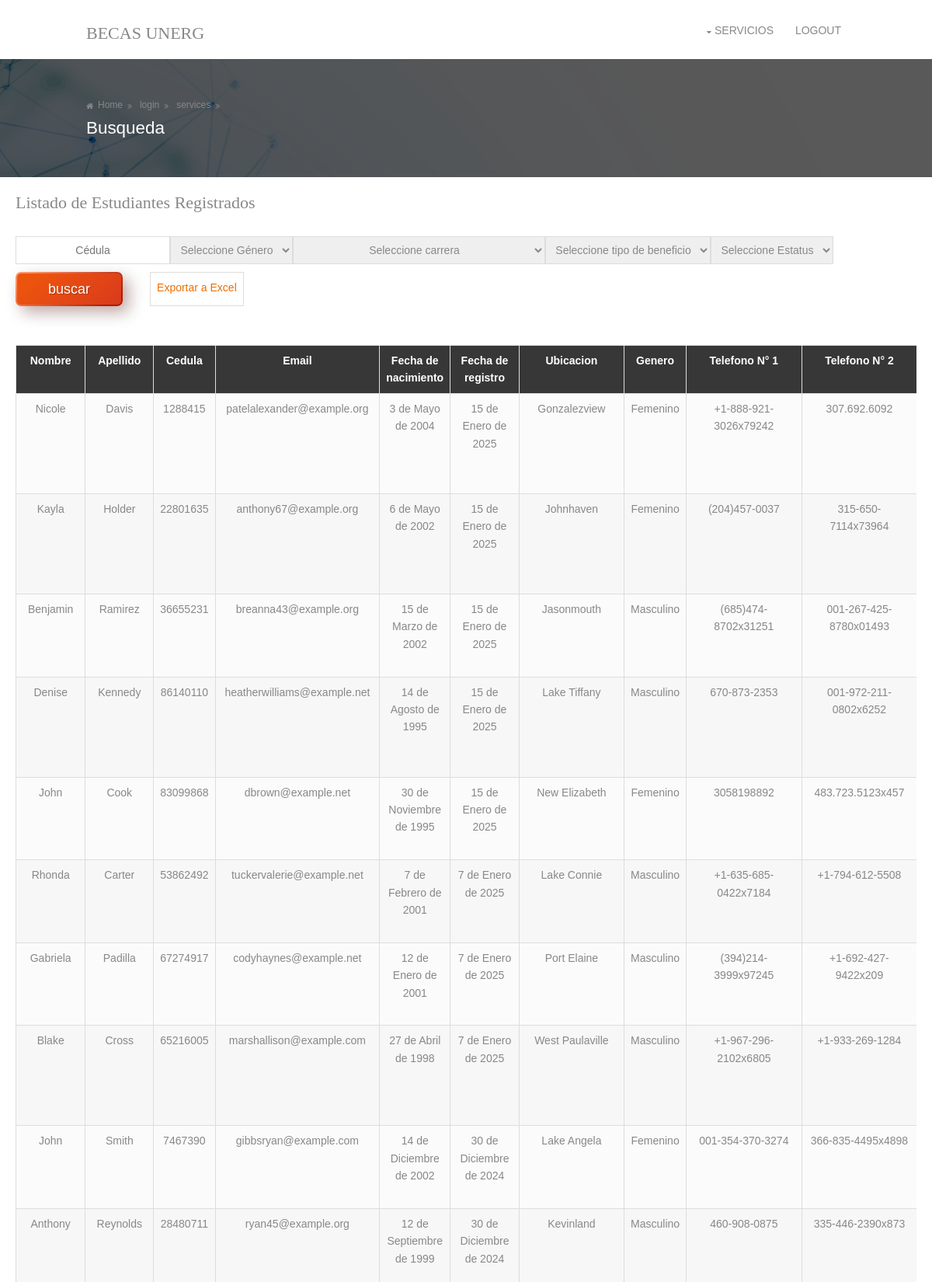
Screenshot of /busqueda/ (signed in, upper part) with the database file from the repository.
### appdell/models.py (models this page shows, shortened)
class Registro_becado(models.Model):
    nombre = models.CharField(max_length=100)
    apellido = models.CharField(max_length=100)
    cedula = models.CharField(max_length=10, unique=True)
    genero = models.CharField(max_length=10, choices=[('masculino', 'Masculino'), ('femenino', 'Femenino')], blank=True)
    f_nacimiento = models.DateField()
    email = models.EmailField(max_length=150)
    telefono1 = models.CharField(max_length=12)
    telefono2 = models.CharField(max_length=12, blank=True)
    ubicacion = models.CharField(max_length=100)
    carrera = models.CharField(max_length=100)
    sede = models.CharField(max_length=100)
    cursando = models.CharField(max_length=100)
    fecha_inicio = models.DateField()
    fecha_final = models.DateField()
    t_beneficio = models.CharField(max_length=100)
    estatus = models.CharField(max_length=20)
    fecha_creacion = models.DateField(auto_now_add=True)
    comentario = models.TextField(blank=True)

### appdell/views.py (the view, shortened to what this page needs)
# urls.py: path('busqueda/', full, name='full'),
@login_required
def full(request):
    registros = Registro_becado.objects.all()
    cedula = request.GET.get("cedula")
    genero = request.GET.get("genero")
    carrera = request.GET.get("carrera")
    tipo_beneficio = request.GET.get("t_beneficio")
    estatus = request.GET.get("estatus")
    if cedula:
        registros = registros.filter(cedula__icontains=cedula)
    if genero:
        registros = registros.filter(genero=genero)
    if carrera:
        registros = registros.filter(carrera=carrera)
    if tipo_beneficio:
        registros = registros.filter(t_beneficio=tipo_beneficio)
    if estatus:
        registros = registros.filter(estatus=estatus)
    return render(request, "app/pages/full-width.html", {"registros": registros})

### appdell/templates/app/pages/full-width.html (shortened to what this page needs)
{% extends "app/base.html" %}
{% load static %}
{% load crispy_forms_tags %}
{% block contenido %}
<div class="wrapper row2 bgded" style="background-image:url('{% static 'images/demo/backgrounds/background.jpg' %}');">
  <div class="overlay">
    <div id="breadcrumb" class="clear">
      <ul>
        <li><a href="#">Home</a></li>
        <li><a href="#">login</a></li>
        <li><a href="#">services</a></li>
        <li><a href="#">busqueda</a></li>
      </ul>
    </div>
  </div>
</div>
<div class="wrapper row3">
  <main>
    <div class="content">
      <div class="form-row">
        <h2>Listado de Estudiantes Registrados</h2>
      </div>
      <div class="form-row">
        <div class="form-row">
          <form method="GET" action="{% url 'full' %}">
              <div class="form-row">
                <input type="text" name="cedula" placeholder="Cédula" value="{{ request.GET.cedula }}">
                <select name="genero">
                    <option value="">Seleccione Género</option>
                </select>
                <select name="carrera" >
                  <option value="">Seleccione carrera</option>
                </select>
                <select name="t_beneficio">
                  <option value="">Seleccione tipo de beneficio</option>
                </select>
                <select name="estatus">
                    <option value="">Seleccione Estatus</option>
                </select>
              </div>
              <div class="form-row">
                <button class="button" type='submit'>buscar</button>
                <a href="{% url 'full' %}?export=excel&cedula={{ request.GET.cedula }}&genero={{ request.GET.genero }}&carrera={{ request.GET.carrera }}&t_beneficio={{ request.GET.t_beneficio }}&estatus={{ request.GET.estatus }}" class="button_link">Exportar a Excel</a>
              </div>
            </div>
        </div>
      <div class="table-responsive">
          <table>
              <thead>
                  <tr>
                      <th>Nombre</th>
                      <th>Apellido</th>
                      <th>Cedula</th>
                      <th>Email</th>
                      <th>Fecha de nacimiento</th>
                      <th>Fecha de registro</th>
                      <th>Ubicacion</th>
                      <th>Genero</th>
                      <th>Telefono N° 1</th>
                      <th>Telefono N° 2</th>
                  </tr>
              </thead>
              <tbody>
                  {% for registro in registros %}
                  <tr>
                      <td>{{ registro.nombre }}</td>
                      <td>{{ registro.apellido }}</td>
                      <td>{{ registro.cedula }}</td>
                      <td>{{ registro.email }}</td>
                      <td>{{ registro.f_nacimiento }}</td>
                      <td>{{ registro.fecha_creacion }}</td>
                      <td>{{ registro.ubicacion }}</td>
                      <td>{{ registro.genero }}</td>
                      <td>{{ registro.telefono1 }}</td>
                      <td>{{ registro.telefono2 }}</td>
                  </tr>
                  {% empty %}
                  <tr><td colspan="16">No se encontraron registros.</td></tr>
                  {% endfor %}
              </tbody>
          </table>
      </div>
    </div>
  </main>
</div>
{% endblock %}

### appdell/templates/app/base.html (shortened to what this page needs)
{% load static %}
<!DOCTYPE html>
<html>
<head>
  <link href="{% static 'layout/styles/layout.css' %}" rel="stylesheet" type="text/css" media="all">
</head>
<body id="top">
  <div class="wrapper row1">
    <header id="header" class="clear">
      <div id="logo" class="fl_left">
        <h1><a href="{% url 'inicio' %}">Becas Unerg </a></h1>
      </div>
      <nav id="mainav" class="fl_right">
        <ul class="clear">
          {% if user.is_authenticated %}
          <li><a class="drop" href="#">servicios</a>
          </li>
          <li>
            <form method="POST" action="{% url 'logout' %}" style="display:inline;">
                <button type="submit" class="nav-item nav-link" style="background: none; border: none; color: inherit; cursor: pointer;">
                    LOGOUT
                </button>
            </form>
          </li>
          {% else %}
          <li><a href="{% url 'inicio' %}">Inicio</a></li>
          <li><a href="{% url 'solicitudes' %}" class="nav-item nav-link">Solicitudes</a></li>
          <li><a href="{% url 'login' %}" class="nav-item nav-link">Login</a></li>
          {% endif %}
        </ul>
      </nav>
    </header>
  </div>
  {% block contenido %}
  {% endblock %}
</body>
</html>

### appdell/static/layout/styles/layout.css (style rules this page uses)
#header { padding:30px 0 20px; }
#header #logo h1 { margin:0; padding:0; text-transform:uppercase; }
.faico a, #mainav *, #backtotop, .services i, #info .services li, .overlay { transition:all .3s ease-in-out; }
nav ul, nav ol { margin:0; padding:0; list-style:none; }
#mainav, #breadcrumb, .sidebar nav { line-height:normal; }
#mainav .drop::after, #mainav li li .drop::after, #breadcrumb li:first-child::before, #breadcrumb li a::after, .sidebar nav a::after { position:absolute; font-family:"FontAwesome"; font-size:10px; line-height:10px; }
#mainav ul { text-transform:uppercase; }
#mainav li { display:inline-block; position:relative; margin:0 18px 0 0; padding:0; }
#mainav li:last-child { margin-right:0; }
#mainav li a { display:block; padding:0 0 6px 0; border-bottom:1px solid; }
#mainav .drop { padding-left:10px; }
#mainav .drop:after, #mainav li li .drop:after { content:"\f0d7"; }
#mainav .drop:after { top:5px; left:0; }
#mainav form { display:none; margin:0; padding:0; }
#breadcrumb { padding:50px 0; }
#breadcrumb ul { margin:0; padding:0; list-style:none; }
#breadcrumb li { display:inline-block; position:relative; margin:0 6px 0 0; padding:0; font-size:12px; }
#breadcrumb li:first-child { padding-left:15px; }
#breadcrumb li:first-child::before { top:3px; left:0; content:"\f015" }
#breadcrumb li:last-child { display:block; margin:10px 0 0 0; padding:0; text-transform:capitalize; font-size:1.6rem; }
#breadcrumb li a { position:relative; margin:0; padding:0 12px 0 0; }
#breadcrumb li a::after { top:3px; right:0; content:"\f101"; }
#breadcrumb li:last-child a { padding:0; }
#breadcrumb li:last-child a::after { display:none; }
table, th, td { border:1px solid; border-collapse:collapse; vertical-align:top; }
table, th { table-layout:auto; }
table { width:100%; margin-bottom:15px; }
th, td { padding:5px 8px; }
td { border-width:0 1px; }
body { color:#888888; background-color:#2E2E2E; }
a { color:#FF8D2C; }
.overlay { color:inherit; background-color:rgba(0,0,0,.65); }
.row1, .row1 a { color:#888888; background-color:#FFFFFF; }
.row2 { color:#FFFFFF; background-color:#161616; }
.row3 { color:#888888; background-color:#FFFFFF; }
.row3 a { color:#EE6D00; }
#mainav li a { color:inherit; border-color:transparent; }
#breadcrumb li, #breadcrumb a { color:#888888; background-color:inherit; }
#breadcrumb li:last-child a { color:#FFFFFF; }
table, th, td, #comments .avatar, #comments input, #comments textarea { border-color:#D7D7D7; }
th { color:#FFFFFF; background-color:#373737; }
tr, #comments li, #comments input[type="submit"], #comments input[type="reset"] { color:inherit; background-color:#FBFBFB; }
tr:nth-child(even), #comments li:nth-child(even) { color:inherit; background-color:#F7F7F7; }
@media screen and (min-width:978px) { #topbar, #header, #pageintro, #breadcrumb, .container, #info, #footer, #copyright { max-width:978px; } }

### appdell/static/layout/styles/framework.css (style rules this page uses)
html { overflow-y:scroll; overflow-x:hidden; }
html, body { margin:0; padding:0; font-size:14px; line-height:1.6em; }
*, *::before, *::after { box-sizing:border-box; }
.bgded { background-position:top center; background-repeat:no-repeat; background-size:cover; }
.overlay { display:block; width:100%; height:auto; }
.clear, .group { display:block; }
.clear::before, .clear::after, .group::before, .group::after { display:table; content:""; }
.clear, .clear::after, .group, .group::after { clear:both; }
a { outline:none; text-decoration:none; }
.fl_left, .imgl { float:left; }
.fl_right, .imgr { float:right; }
body, input, textarea, select { font-family:Verdana, Geneva, sans-serif; }
h1, h2, h3, h4, h5, h6, .heading { font-family:Georgia, "Times New Roman", Times, serif; }
form, fieldset, legend { margin:0; padding:0; border:none; }
label, input, textarea, select, button { display:block; resize:none; outline:none; color:inherit; font-size:inherit; font-family:inherit; vertical-align:middle; }
h1, h2, h3, h4, h5, h6, .heading { margin:0 0 20px 0; font-size:22px; line-height:normal; font-weight:normal; }
.wrapper { display:block; width:100%; margin:0; padding:0; text-align:left; word-wrap:break-word; }
#topbar, #header, #pageintro, #breadcrumb, .container, #info, #footer, #copyright { display:block; margin:0 auto; }
address, article, aside, figcaption, figure, footer, header, main, nav, section { display:block; margin:0; padding:0; }

### rows the page displays
Registro_becado: nombre "Nicole", apellido "Davis", cedula "1288415", email "patelalexander@example.org", f_nacimiento "3 de Mayo de 2004", fecha_creacion "15 de Enero de 2025", ubicacion "Gonzalezview", genero "Femenino", telefono1 "+1-888-921-3026x79242", telefono2 "307.692.6092"
Registro_becado: nombre "Kayla", apellido "Holder", cedula "22801635", email "anthony67@example.org", f_nacimiento "6 de Mayo de 2002", fecha_creacion "15 de Enero de 2025", ubicacion "Johnhaven", genero "Femenino", telefono1 "(204)457-0037", telefono2 "315-650-7114x73964"
Registro_becado: nombre "Benjamin", apellido "Ramirez", cedula "36655231", email "breanna43@example.org", f_nacimiento "15 de Marzo de 2002", fecha_creacion "15 de Enero de 2025", ubicacion "Jasonmouth", genero "Masculino", telefono1 "(685)474-8702x31251", telefono2 "001-267-425-8780x01493"
Registro_becado: nombre "Denise", apellido "Kennedy", cedula "86140110", email "heatherwilliams@example.net", f_nacimiento "14 de Agosto de 1995", fecha_creacion "15 de Enero de 2025", ubicacion "Lake Tiffany", genero "Masculino", telefono1 "670-873-2353", telefono2 "001-972-211-0802x6252"
Registro_becado: nombre "John", apellido "Cook", cedula "83099868", email "dbrown@example.net", f_nacimiento "30 de Noviembre de 1995", fecha_creacion "15 de Enero de 2025", ubicacion "New Elizabeth", genero "Femenino", telefono1 "3058198892", telefono2 "483.723.5123x457"
Registro_becado: nombre "Rhonda", apellido "Carter", cedula "53862492", email "tuckervalerie@example.net", f_nacimiento "7 de Febrero de 2001", fecha_creacion "7 de Enero de 2025", ubicacion "Lake Connie", genero "Masculino", telefono1 "+1-635-685-0422x7184", telefono2 "+1-794-612-5508"
Registro_becado: nombre "Gabriela", apellido "Padilla", cedula "67274917", email "codyhaynes@example.net", f_nacimiento "12 de Enero de 2001", fecha_creacion "7 de Enero de 2025", ubicacion "Port Elaine", genero "Masculino", telefono1 "(394)214-3999x97245", telefono2 "+1-692-427-9422x209"
Registro_becado: nombre "Blake", apellido "Cross", cedula "65216005", email "marshallison@example.com", f_nacimiento "27 de Abril de 1998", fecha_creacion "7 de Enero de 2025", ubicacion "West Paulaville", genero "Masculino", telefono1 "+1-967-296-2102x6805", telefono2 "+1-933-269-1284"
Registro_becado: nombre "John", apellido "Smith", cedula "7467390", email "gibbsryan@example.com", f_nacimiento "14 de Diciembre de 2002", fecha_creacion "30 de Diciembre de 2024", ubicacion "Lake Angela", genero "Femenino", telefono1 "001-354-370-3274", telefono2 "366-835-4495x4898"
Registro_becado: nombre "Anthony", apellido "Reynolds", cedula "28480711", email "ryan45@example.org", f_nacimiento "12 de Septiembre de 1999", fecha_creacion "30 de Diciembre de 2024", ubicacion "Kevinland", genero "Masculino", telefono1 "460-908-0875", telefono2 "335-446-2390x873"
